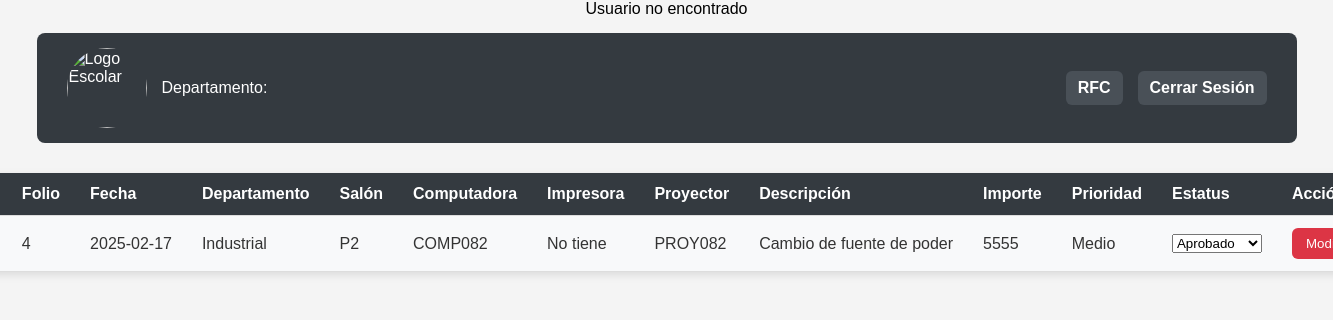
Page /RFC/view_rfc.php on the committed database.
### tables this page shows
CREATE TABLE `rfc` (
  `id_rfc` int(11) NOT NULL,
  `folio` int(11) DEFAULT NULL,
  `fecha` date NOT NULL,
  `id_departamento` int(11) NOT NULL,
  `id_salon` int(11) NOT NULL,
  `computadora` varchar(255) NOT NULL,
  `proyector` varchar(255) NOT NULL,
  `impresora` varchar(255) NOT NULL,
  `tipo_servicio` varchar(255) NOT NULL,
  `prioridad` varchar(50) NOT NULL,
  `importe` int(11) NOT NULL,
  `descripcion` varchar(200) NOT NULL,
  `estatus` enum('Pendiente','Aprobado','Rechazado') NOT NULL DEFAULT 'Pendiente'
);

CREATE TABLE `departamentos` (
  `id_departamento` int(11) NOT NULL,
  `Nombre` varchar(255) DEFAULT NULL
);

CREATE TABLE `salones` (
  `id_salon` int(11) NOT NULL,
  `nombre` varchar(255) DEFAULT NULL,
  `id_edificio` int(11) DEFAULT NULL
);

### Admin/Querrys.php (called while the page is built, shortened)
<?php
    include('../ConexionBD.php');
    $rfc = mysqli_query($conn, "
    SELECT r.*, s.nombre AS nombre_salon, d.nombre AS nombre_departamento
    FROM rfc r
    JOIN salones s ON r.id_salon = s.id_salon
    JOIN departamentos d ON r.id_departamento = d.id_departamento
    WHERE r.importe >= 1000
");
?>

### RFC/view_rfc.php (the view, shortened to what this page needs)
<?php
include("../User/ObtenerUser.php");
include('../Admin/Querrys.php');
?>
<!DOCTYPE html>
<html lang="es">
<head>
    <link rel="stylesheet" href="css/rfc.css">
</head>
<body>
    <div class="header">
        <div class="logo-user">
            <img src="../imagen/logoTec.png" alt="Logo Escolar">
            <div class="user-info">
                <p>Departamento: <?php echo htmlspecialchars($department_name); ?></p>
            </div>
        </div>
        <div class="nav-options">
            <a href="#" class="tablinks" onclick="openTab(event, 'rfc')">RFC</a>
            <a href="../index.html">Cerrar Sesión</a>
        </div>
    </div>
    <div id="rfc" class="tabcontent" style="display:block">
        <form method="POST" action="modificar_rfc.php">
            <table>
                <tr>
                    <th>RFC</th>
                    <th>Folio</th>
                    <th>Fecha</th>
                    <th>Departamento</th>
                    <th>Salón</th>
                    <th>Computadora</th>
                    <th>Impresora</th>
                    <th>Proyector</th>
                    <th>Descripción</th>
                    <th>Importe</th>
                    <th>Prioridad</th>
                    <th>Estatus</th>
                    <th>Acción</th>
                </tr>
                <?php while ($incidente = mysqli_fetch_assoc($rfc)) { ?>
                    <tr>
                        <td><?= htmlspecialchars($incidente['id_rfc']) ?></td>
                        <td><?= htmlspecialchars($incidente['folio']) ?></td>
                        <td><?= htmlspecialchars($incidente['fecha']) ?></td>
                        <td><?= htmlspecialchars($incidente['nombre_departamento']) ?></td>
                        <td><?= htmlspecialchars($incidente['nombre_salon']) ?></td>
                        <td><?= htmlspecialchars($incidente['computadora']) ?></td>
                        <td><?= htmlspecialchars($incidente['impresora']) ?></td>
                        <td><?= htmlspecialchars($incidente['proyector']) ?></td>
                        <td><?= htmlspecialchars($incidente['descripcion']) ?></td>
                        <td><?= htmlspecialchars($incidente['importe']) ?></td>
                        <td><?= htmlspecialchars($incidente['prioridad']) ?></td>
                        <td>
                            <select name="estatus[<?= htmlspecialchars($incidente['folio']) ?>]">
                                <option value="Aprobado" <?= ($incidente['estatus'] == 'Aprobado') ? 'selected' : ''; ?>>Aprobado</option>
                            </select>
                        </td>
                        <td>
                            <button type="submit" name="folio" value="<?= htmlspecialchars($incidente['folio']) ?>">Modificar</button>
                        </td>
                    </tr>
                <?php } ?>
            </table>
        </form>
    </div>
</body>
</html>

### RFC/css/rfc.css (style rules this page uses)
html, body { height: 100%; padding: 0; margin: 0; font-family: Arial, sans-serif; background-color: #f4f4f4; display: flex; flex-direction: column; align-items: center; }
.header { display: flex; justify-content: space-between; align-items: center; width: 100%; max-width: 1200px; padding: 15px 30px; background-color: #343a40; color: white; border-radius: 8px; margin-top: 15px; }
.logo-user { display: flex; align-items: center; }
.logo-user img { height: 80px; margin-right: 15px; border-radius: 50%; }
.user-info h2, .user-info p { margin: 0; font-size: 16px; }
.nav-options { display: flex; }
.nav-options a { color: white; text-decoration: none; margin-left: 15px; font-weight: bold; padding: 8px 12px; border-radius: 6px; background-color: #495057; transition: background 0.3s ease; }
table { width: 90%; max-width: 1000px; margin: 30px auto; border-collapse: collapse; font-family: Arial, sans-serif; box-shadow: 0 3px 8px rgba(0, 0, 0, 0.1); background: white; border-radius: 8px; overflow: hidden; }
th, td { padding: 12px 15px; text-align: left; border-bottom: 1px solid #ddd; white-space: nowrap; text-overflow: ellipsis; }
th { background-color: #343a40; color: white; font-weight: bold; }
td { background-color: #ffffff; color: #333; }
tr:nth-child(even) td { background-color: #f8f9fa; }
button { background-color: #dc3545; color: white; border: none; padding: 8px 14px; cursor: pointer; border-radius: 6px; transition: background-color 0.3s ease; }

### rows in the picture
rfc: folio "4", fecha "2025-02-17", id_departamento.Nombre "Industrial", id_salon.nombre "P2", computadora "COMP082", impresora "No tiene", proyector "PROY082", descripcion "Cambio de fuente de poder", importe "5555", prioridad "Medio", estatus+folio "Aprobado"
